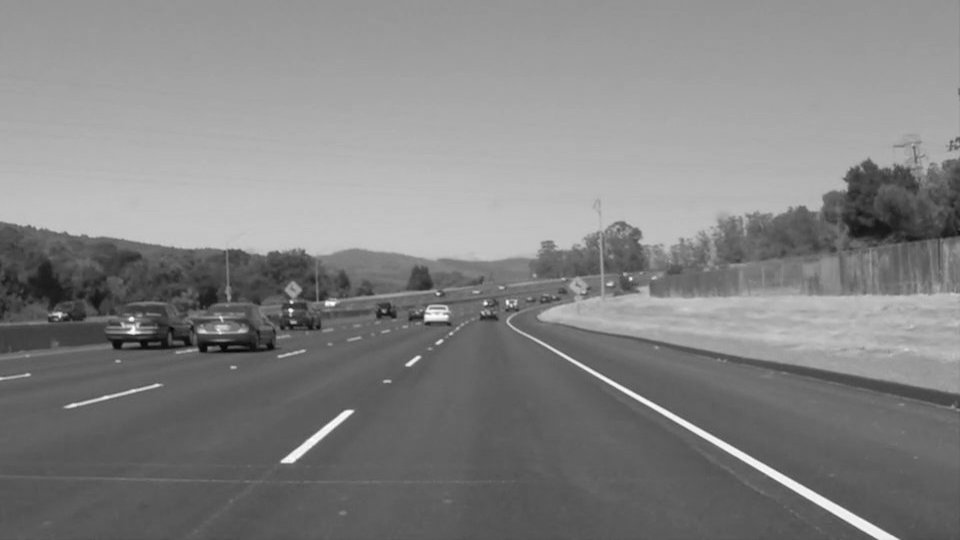
#> input picture 07_OpenCV_Python/data/Lane-Detection-Images/solidWhiteCurve.jpg, 960 x 540 px
$ python excercise_08.py --imagePath ../../07_OpenCV_Python/data/Lane-Detection-Images/solidWhiteCurve.jpg
#> lines starting #> are read from the running program, lines starting #| are printed output that depends on the picture; after the words box and inside, x2 and y2 are one past the last pixel; in counts of white or black regions, pixels touching at a corner belong together; pictures that were not available may be replaced by others from this repository, and a replacement may not be noted
### OpenCV_Python/utils.py
import cv2
import numpy as np


#########################################################################################


def imageProcessing(image) :
    result = imageCopy(image)
    return result


#########################################################################################


# [15 lines left out: function processSingleImage, not called in this run]

#########################################################################################


def processingSingleVideo(videoPath, outputPath) :
    Video(videoPath, outputPath)


def imageRead(imagePath, flag=cv2.IMREAD_UNCHANGED) :
    # If No Korea in Path
    # image = cv2.imread(imagePath, flag)

    # If Korean in Path
#> called with flag = 0
    imageArray = np.fromfile(imagePath, np.uint8)
    image = cv2.imdecode(imageArray, flag)
#> image is the input picture: shape (540, 960); min 5, max 255, mean 131.2

    # Deal with Error
    if image is not None :
        print("Image Opened")
        return image
    else :
        print("Image Not Opened")
        print("Program Abort")
        exit()


def imageShow(imageName, image, flag=cv2.WINDOW_AUTOSIZE) :
    # Show Image using GUI
    cv2.namedWindow(imageName, flag)
    cv2.imshow(imageName, image)
    cv2.waitKey()


def imageWrite(imageName, image) :
    # Save Image
    return cv2.imwrite(imageName, image)


def imageCopy(image) :
    # Copy Image (Call-By-Memory)
    return np.copy(image)


# [65 lines left out: functions Video, imageParameters, not called in this run]


def getPixel(image, x, y, c=None) :
    return image[y, x, c]


def setPixel(image, x, y, value, c=None) :
    image[y, x, c] = value
    return image


def CutRectROI(image, x1, y1, x2, y2) :
    return image[y1:y2, x1:x2]


# [26 lines left out: functions PasteRectROI, makeBlackImage, fillPolyROI, not called in this run]


def polyROI(image, points) :
    mask = fillPolyROI(image, points)
    return cv2.bitwise_and(image, mask)


def convertColor(image, flag=cv2.COLOR_BGR2GRAY) :
    return cv2.cvtColor(image, flag)


def splitImage(image) :
    return cv2.split(image)


def mergeImage(channel1, channel2, channel3) :
    return cv2.merge((channel1, channel2, channel3))


def rangeColor(image, lower, upper) :
    result = imageCopy(image)
    return cv2.inRange(result, lower, upper)


# [4 lines left out: function splitColor, not called in this run]


def drawLine(image, point1, point2, color=(255, 0, 0), thickness=3, lineType=cv2.LINE_AA) :
    result = imageCopy(image)
    return cv2.line(result, point1, point2, color, thickness, lineType)


def drawRect(image, point1, point2, color=(255, 0, 0), thickness=3, lineType=cv2.LINE_AA) :
    result = imageCopy(image)
    return cv2.rectangle(result, point1, point2, color, thickness, lineType)


def drawCircle(image, center, radius, color=(255, 0, 0), thickness=3, lineType=cv2.LINE_AA) :
    result = imageCopy(image)
    return cv2.circle(result, center, radius, color, thickness, lineType)


def drawEllipse(image, center, axis, angle, startAngle, endAngle, color=(255, 0, 0), thickness=3, lineType=cv2.LINE_AA) :
    result = imageCopy(image)
    return cv2.ellipse(result, center, axis, angle, startAngle, endAngle, color, thickness, lineType)


# [4 lines left out: function drawPolygon, not called in this run]


def drawText(image, text, point=(10, 10), font=cv2.FONT_HERSHEY_PLAIN, fontScale=2.0, color=(255,255,255), thickness=3, lineType=cv2.LINE_AA) :
    result = imageCopy(image)
    return cv2.putText(result, text, point, font, fontScale, color, thickness, lineType)


def addImage(image1, image2) :
    return cv2.add(image1, image2)


# [5 lines left out: function addWeightedImage, not called in this run]


def imageThreshold(image, thresh=128, maxval=255, type=cv2.THRESH_BINARY) :
    _, res = cv2.threshold(image, thresh=thresh, maxval=maxval, type=type)
    return res


def imageBlur(image, ksize) :
    size = ((ksize+1)*2 - 1, (ksize+1)*2 - 1)
    return cv2.blur(image, size)


def imageGaussianBlur(image, ksize, sigmaX, sigmaY) :
    size = ((ksize+1)*2 - 1, (ksize+1)*2 - 1)
    return cv2.GaussianBlur(image, ksize=size, sigmaX=sigmaX, sigmaY=sigmaY)


def imageMedianBlur(image, size) :
    ksize = (size+1)*2 - 1
    return cv2.medianBlur(image, ksize)


def imageBilateralFilter(image, size, sigmaColor, sigmaSpace) :
    d = (size+1)*2 - 1
    return cv2.bilateralFilter(image, d, sigmaColor=sigmaColor, sigmaSpace=sigmaSpace)


def imageFiltering(image, kernel, ddepth=-1) :
    return cv2.filter2D(image, ddepth, kernel)


# [22 lines left out: functions imageEdgePrewitt, imageEdgeSobel, imageEdgeScharr, not called in this run]


def imageEdgeLaplacianCV(image) :
    return cv2.Laplacian(image, -1)


# [14 lines left out: functions imageEdgeLaplacianFilter2D, imageEdgeLoG, not called in this run]


def cannyEdge(image, threshold1=100, threshold2=200) :
    return cv2.Canny(image, threshold1, threshold2)


# [48 lines left out: functions autoCanny, computeHist, histogramEqualize, not called in this run]


def imageDilation(image, kernel, iterations) :
    return cv2.dilate(image, kernel=kernel, iterations=iterations)


def imageErosion(image, kernel, iterations) :
    return cv2.erode(image, kernel=kernel, iterations=iterations)


def imageMorphologicalGradient(image, iterations=1) :
    kernel = np.ones((3, 3), np.uint8)
    dilation = imageDilation(image, kernel, iterations)
    erosion = imageErosion(image, kernel, iterations)
    return dilation-erosion


def imageOpening(image, iterations=1) :
    kernel = np.ones((3, 3), np.uint8)
    erosion = imageErosion(image, kernel, iterations)
    return imageDilation(erosion, kernel, iterations)


def imageClosing(image, iterations=1) :
    kernel = np.ones((3, 3), np.uint8)
    dilation = imageDilation(image, kernel, iterations)
    return imageErosion(dilation, kernel, iterations)


def imageMorphologyKernel(flag=cv2.MORPH_RECT, size=5) :
    return cv2.getStructuringElement(flag, (size, size))


def imageMorphologyEx(image, op, kernel, iterations=1) :
    return cv2.morphologyEx(image, op=op, kernel=kernel, iterations=iterations)


# [40 lines left out: functions imageResize, imageTranslation, imageRotation, imageAffineTransformation, imagePerspectiveTransformation, not called in this run]


def houghLines(image, rho=1, theta=np.pi/180, threshold=100) :
    return cv2.HoughLines(image, rho, theta, threshold)


# [16 lines left out: function drawHoughLines, not called in this run]


def houghLinesP(image, rho=1.0, theta=np.pi/180, threshold=100, minLineLength=10, maxLineGap=100) :
    return cv2.HoughLinesP(image, rho, theta, threshold, minLineLength=minLineLength, maxLineGap=maxLineGap)


# [52 lines left out: functions drawHoughLinesP, splitTwoSideLines, splitOneSideLines, medianPoint, not called in this run]


def interpolate(x1, y1, x2, y2, y) :
    return int(float(y - y1) * float(x2-x1) / float(y2-y1) + x1)


# [30 lines left out: functions lineFittingOneSide, lineFitting, not called in this run]


def houghCircles(image, method=cv2.HOUGH_GRADIENT, dp = 1, minDist = 10, canny = 50, threshold = 30, minRadius = 0, maxRadius = 0) :
    circles = cv2.HoughCircles(image, method, dp, minDist, param1=canny, param2=threshold, minRadius=minRadius, maxRadius=maxRadius)
    return circles


# [11 lines left out: function drawHoughCircles, not called in this run]

### OpenCV_Python/Exercise-Basic/excercise_08.py
import argparse

from os import listdir
from os.path import join

import cv2
import numpy as np

from utils import *


#########################################################################################


def main(opt) :
    # Search for All Images
    imageNameList = listdir(opt.imagePath)

    # Load Image
    for imageName in imageNameList :
        # Get Full Image Path
        imagePath = join(opt.imagePath, imageName)

        # Load Image
        image = imageRead(imagePath, cv2.IMREAD_GRAYSCALE) # 2D Array

        # Add Noise
        noise = np.random.normal(scale=opt.sigma/255, size=image.shape[:2])
        noisyImage = imageCopy(image)/255
        noisyImage[:,:] += noise
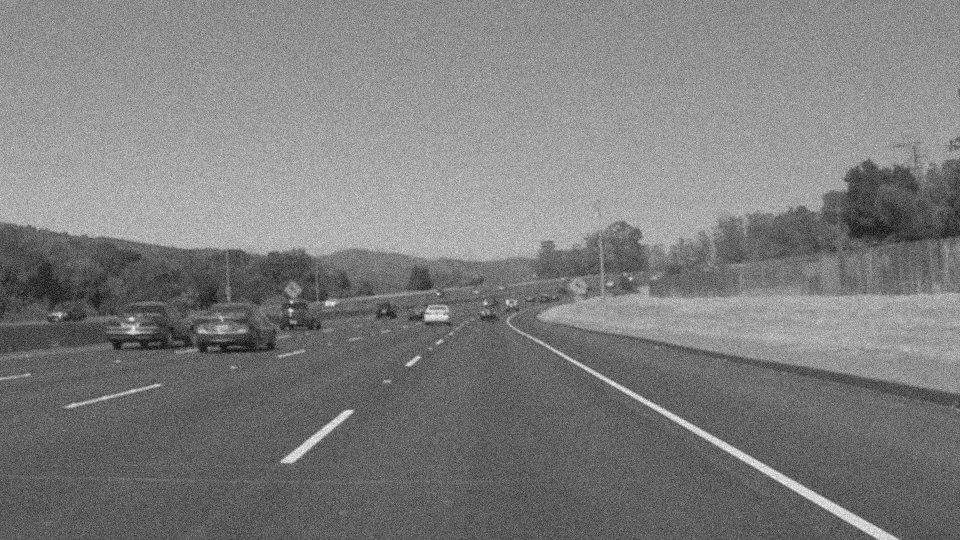
#> noisyImage: shape (540, 960) float64; min -0.113, max 1.15, mean 0.515; drawn with min black and max white
        noisyImage = (np.clip(noisyImage, 0, 1)*255).astype(np.uint8)

        # Binarize Image
        noisyImageBin = imageThreshold(noisyImage)
#> in imageThreshold, `_, res = cv2.threshold(image, thresh=thresh, maxval=maxval, type=type)`:
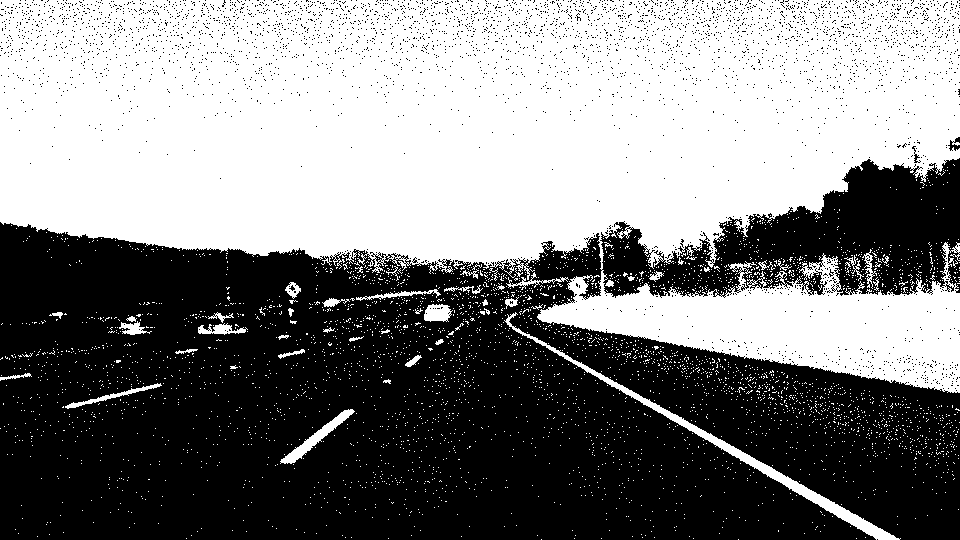
#> res: shape (540, 960); 50.8% white; 3791 black regions (3788 under 20 px), largest, box (x1, y1, x2, y2) and area: (0, 158, 960, 540) 250009, (948, 137, 960, 151) 82, (912, 146, 921, 163) 45

        # 3x3 Rect Kernel
        kernel = np.ones((3,3), dtype=np.uint8)

        # Apply Morphological Operation
        noisyImageDil = imageDilation(noisyImageBin, kernel, 1)
#> in imageDilation, `return cv2.dilate(image, kernel=kernel, iterations=iterations)`: returned value: shape (540, 960); 60.1% white; 226 black regions (198 under 20 px), largest, box (x1, y1, x2, y2) and area: (0, 224, 874, 540) 158257, (511, 310, 960, 540) 28757, (697, 160, 960, 293) 14573
        noisyImageEro = imageErosion(noisyImageBin, kernel, 1)
#> in imageErosion, `return cv2.erode(image, kernel=kernel, iterations=iterations)`: returned value: shape (540, 960); 41.8% white; 245 white regions (214 under 20 px), largest, box (x1, y1, x2, y2) and area: (0, 0, 960, 262) 188635, (539, 283, 960, 391) 22906, (573, 361, 898, 540) 1890
        noisyImageOpen = imageOpening(noisyImageBin, 1)
#> in imageDilation (call 2), `return cv2.dilate(image, kernel=kernel, iterations=iterations)`: returned value: shape (540, 960); 48% white; 88 white regions (54 under 20 px), largest, box (x1, y1, x2, y2) and area: (0, 0, 960, 263) 216063, (538, 273, 960, 393) 26101, (527, 334, 899, 540) 3072
        noisyImageClose = imageClosing(noisyImageBin, 1)
#> in imageErosion (call 3), `return cv2.erode(image, kernel=kernel, iterations=iterations)`: returned value: shape (540, 960); 53.7% white; 68 black regions (37 under 20 px), largest, box (x1, y1, x2, y2) and area: (0, 223, 875, 540) 178034, (510, 309, 960, 540) 38044, (602, 159, 960, 296) 21016
        noisyImageGrad = imageMorphologicalGradient(noisyImageBin)
#> in imageMorphologicalGradient, `return dilation-erosion`: returned value: shape (540, 960); 18.3% white; 2410 white regions (1960 under 20 px), largest, box (x1, y1, x2, y2) and area: (0, 141, 960, 540) 33773, (717, 363, 869, 437) 2729, (860, 0, 955, 49) 1796

        # Show Results
        imageShow("Image Threshold", noisyImageBin)
        imageShow("Image Dilation", noisyImageDil)
        imageShow("Image Erosion", noisyImageEro)
        imageShow("Image Opening", noisyImageOpen)
        imageShow("Image Closing", noisyImageClose)
        imageShow("Image Gradient", noisyImageGrad)

        cv2.destroyAllWindows()

        # Get Kernels for Morphological Operation
        kernelRect = imageMorphologyKernel(cv2.MORPH_RECT, 5)
        kernelEllipse = imageMorphologyKernel(cv2.MORPH_ELLIPSE, 5)
        kernelCross = imageMorphologyKernel(cv2.MORPH_CROSS, 5)

        # Apply Opening Morphological Operation
        imageOpenRect = imageMorphologyEx(noisyImageBin, cv2.MORPH_OPEN, kernelRect) # 열림 연산
#> in imageMorphologyEx, `return cv2.morphologyEx(image, op=op, kernel=kernel, iterations=iterat..`: returned value: shape (540, 960); 45.2% white; 88 white regions (6 under 20 px), largest, box (x1, y1, x2, y2) and area: (0, 0, 960, 262) 200309, (538, 285, 960, 392) 24978, (641, 398, 896, 540) 2477
        imageOpenEllipse = imageMorphologyEx(noisyImageBin, cv2.MORPH_OPEN, kernelEllipse) # 열림 연산
#> in imageMorphologyEx (call 2), `return cv2.morphologyEx(image, op=op, kernel=kernel, iterations=iterat..`: returned value: shape (540, 960); 46.9% white; 52 white regions (21 under 20 px), largest, box (x1, y1, x2, y2) and area: (0, 0, 960, 263) 211862, (538, 277, 960, 393) 25875, (573, 360, 898, 540) 2835
        imageOpenCross = imageMorphologyEx(noisyImageBin, cv2.MORPH_OPEN, kernelCross) # 열림 연산
#> in imageMorphologyEx (call 3), `return cv2.morphologyEx(image, op=op, kernel=kernel, iterations=iterat..`: returned value: shape (540, 960); 48.3% white; 58 white regions (31 under 20 px), largest, box (x1, y1, x2, y2) and area: (0, 0, 960, 267) 218267, (537, 277, 960, 393) 26428, (573, 360, 898, 540) 2877

        # Show Results
        imageShow("Image Threshold", noisyImageBin)
        imageShow("MORPH_RECT Kernel", kernelRect)
        imageShow("Image Opening (Rect)", imageOpenRect)
        imageShow("MORPH_ELLIPSE Kernel", kernelEllipse)
        imageShow("Image Opening (Ellipse)", imageOpenEllipse)
        imageShow("MORPH_CROSS Kernel", kernelCross)
        imageShow("Image Opening (Cross)", imageOpenCross)

        cv2.destroyAllWindows()

        # Apply Closing Morphological Operation
        imageCloseRect = imageMorphologyEx(noisyImageBin, cv2.MORPH_CLOSE , kernelRect) # 닫힘 연산
#> in imageMorphologyEx (call 4), `return cv2.morphologyEx(image, op=op, kernel=kernel, iterations=iterat..`: returned value: shape (540, 960); 56.2% white; 56 black regions, largest, box (x1, y1, x2, y2) and area: (0, 224, 865, 540) 170804, (511, 316, 960, 540) 31842, (717, 159, 960, 292) 15693
        imageCloseEllipse = imageMorphologyEx(noisyImageBin, cv2.MORPH_CLOSE, kernelEllipse) # 닫힘 연산
#> in imageMorphologyEx (call 5), `return cv2.morphologyEx(image, op=op, kernel=kernel, iterations=iterat..`:
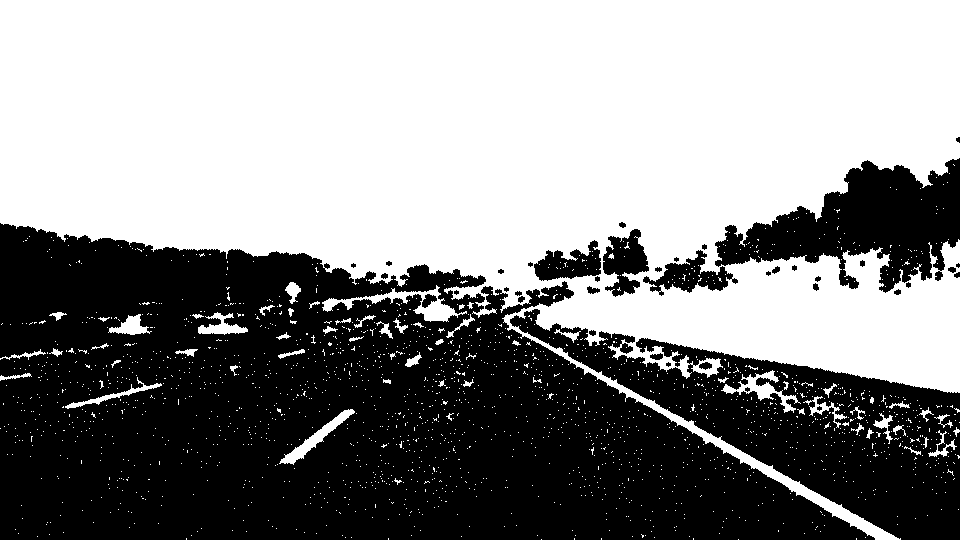
#> returned value: shape (540, 960); 54.6% white; 40 black regions (11 under 20 px), largest, box (x1, y1, x2, y2) and area: (0, 223, 875, 540) 176304, (510, 309, 960, 540) 36175, (715, 158, 960, 293) 16542
        imageCloseCross = imageMorphologyEx(noisyImageBin, cv2.MORPH_CLOSE, kernelCross) # 닫힘 연산
#> in imageMorphologyEx (call 6), `return cv2.morphologyEx(image, op=op, kernel=kernel, iterations=iterat..`:
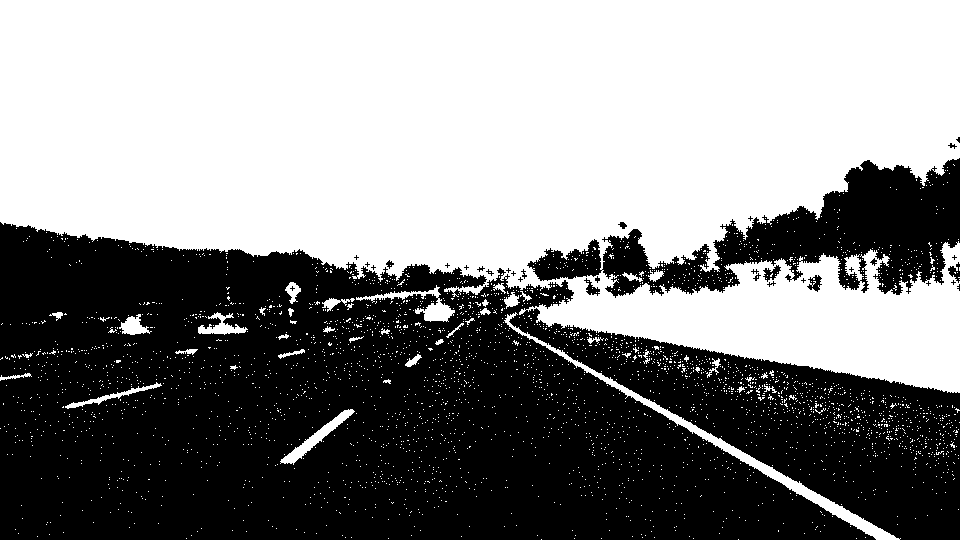
#> returned value: shape (540, 960); 53.2% white; 34 black regions (22 under 20 px), largest, box (x1, y1, x2, y2) and area: (0, 222, 960, 540) 218085, (527, 158, 960, 298) 23782, (763, 265, 781, 282) 139

        # Show Results
        imageShow("Image Threshold", noisyImageBin)
        imageShow("MORPH_RECT Kernel", kernelRect)
        imageShow("Image Closing (Rect)", imageCloseRect)
        imageShow("MORPH_ELLIPSE Kernel", kernelEllipse)
        imageShow("image Closing (Ellipse)", imageCloseEllipse)
        imageShow("MORPH_CROSS Kernel", kernelCross)
        imageShow("image Closing (Cross)", imageCloseCross)

        cv2.destroyAllWindows()

        # Apply Gradient Morphological Operation
        imageGradientRect = imageMorphologyEx(noisyImageBin, cv2.MORPH_GRADIENT , kernelRect) # 그레디언트 연산
#> in imageMorphologyEx (call 7), `return cv2.morphologyEx(image, op=op, kernel=kernel, iterations=iterat..`:
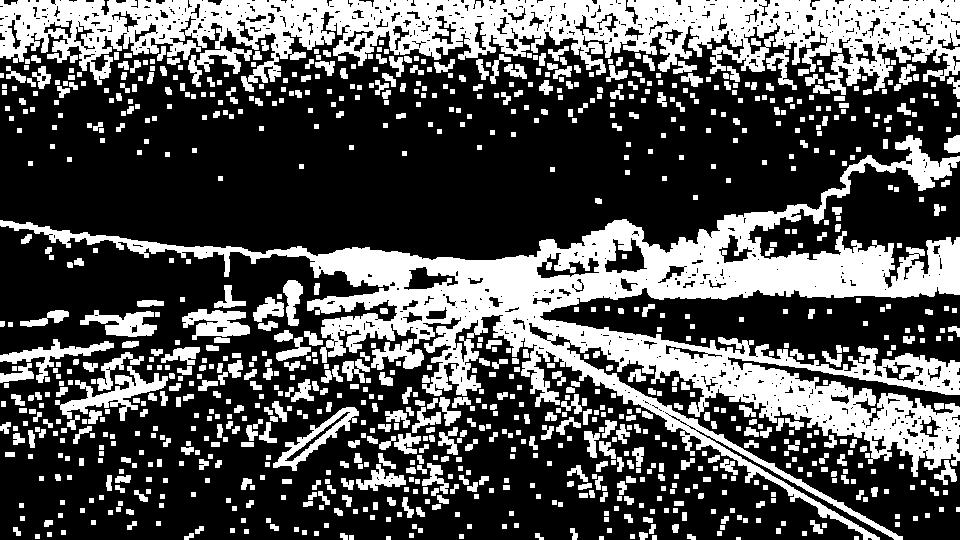
#> returned value: shape (540, 960); 33% white; 982 white regions (2 under 20 px), largest, box (x1, y1, x2, y2) and area: (0, 135, 960, 540) 70528, (0, 0, 960, 95) 45039, (55, 366, 168, 421) 1840
        imageGradientEllipse = imageMorphologyEx(noisyImageBin, cv2.MORPH_GRADIENT , kernelEllipse) # 그레디언트 연산
#> in imageMorphologyEx (call 8), `return cv2.morphologyEx(image, op=op, kernel=kernel, iterations=iterat..`:
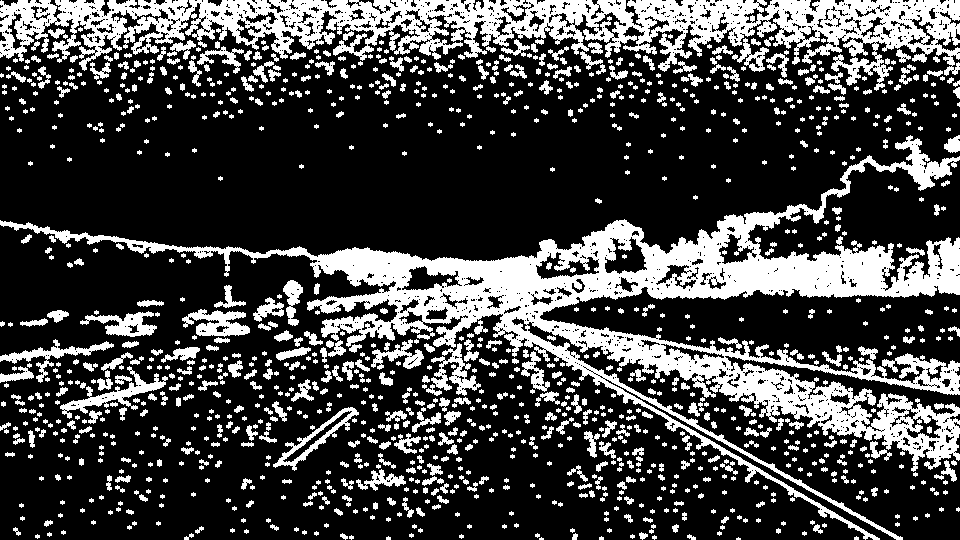
#> returned value: shape (540, 960); 26.9% white; 1241 white regions (758 under 20 px), largest, box (x1, y1, x2, y2) and area: (0, 135, 960, 540) 56913, (0, 0, 960, 91) 34234, (60, 366, 168, 419) 1245
        imageGradientCross = imageMorphologyEx(noisyImageBin, cv2.MORPH_GRADIENT , kernelCross) # 그레디언트 연산
#> in imageMorphologyEx (call 9), `return cv2.morphologyEx(image, op=op, kernel=kernel, iterations=iterat..`:
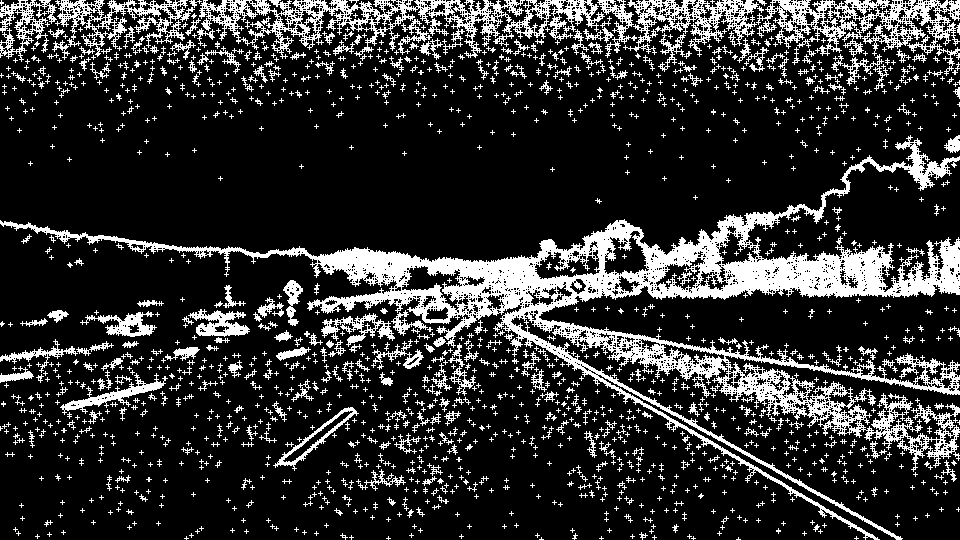
#> returned value: shape (540, 960); 19% white; 1601 white regions (1277 under 20 px), largest, box (x1, y1, x2, y2) and area: (0, 135, 960, 540) 44288, (199, 0, 525, 59) 5982, (756, 0, 960, 76) 4933

        imageShow("Image Threshold", noisyImageBin)
        imageShow("MORPH_RECT Kernel", kernelRect)
        imageShow("Image Gradient (Rect)", imageGradientRect)
        imageShow("MORPH_ELLIPSE Kernel", kernelEllipse)
        imageShow("Image Gradient (Ellipse)", imageGradientEllipse)
        imageShow("MORPH_CROSS Kernel", kernelCross)
        imageShow("Image Gradient (Cross)", imageGradientCross)

        cv2.destroyAllWindows()


#########################################################################################


if __name__ == "__main__" :
    # Add Arguments
    parser = argparse.ArgumentParser()
    parser.add_argument("--imagePath", type=str, required=True)
    parser.add_argument("--sigma", type=int, default=15)
    opt = parser.parse_args()

    # Excute Main Function
    main(opt)
